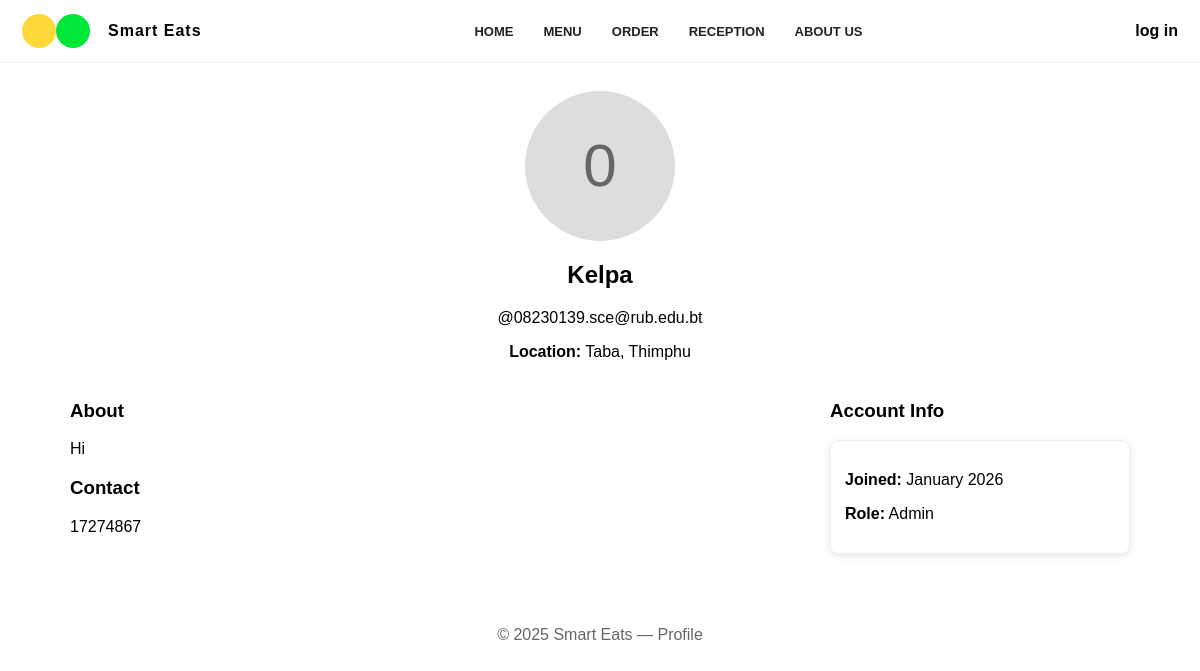
Page /profile/08230139.sce@rub.edu.bt/ on the committed database.
### ourproject/models.py (models this page shows, shortened)
class Profile(models.Model):
	user = models.OneToOneField(User, on_delete=models.CASCADE, related_name='profile')
	bio = models.TextField(blank=True, help_text="Tell us about yourself")
	avatar = models.ImageField(upload_to='avatars/', blank=True, null=True)
	location = models.CharField(max_length=100, blank=True, help_text="Your location")
	website = models.URLField(blank=True, help_text="Your website or social media")
	phone = models.CharField(max_length=20, blank=True, help_text="Phone number")

### ourproject/views.py (the view)
# urls.py: path('profile/<str:username>/', views.public_profile, name='public_profile'),
def public_profile(request, username):
    try:
        profile_user = User.objects.get(username=username)
        profile = profile_user.profile
        return render(request, 'public_profile.html', {'profile_user': profile_user, 'profile': profile})
    except User.DoesNotExist:
        return redirect('index')

### ourproject/context_processors.py (called while the page is built)
def reception_flag(request):
    try:
        has_received = Order.objects.filter(status='received').exists()
    except Exception:
        has_received = False
    return {'reception_has_received': has_received}

### ourproject/templates/public_profile.html (shortened to what this page needs)
{% load static %}
<!doctype html>
<html lang="en">
<head>
  <link rel="stylesheet" href="{% static 'styles/styles.css' %}">
</head>
<body>
  <header class="header">
    <div class="logo-wrap">
      <div class="logo-circle yellow"></div>
      <div class="logo-circle green"></div>
      <div class="site-title">Smart Eats</div>
    </div>
    <nav class="nav">
      <a href="/">HOME</a>
      <a href="/menu/">MENU</a>
      <a href="/order/">ORDER</a>
      <a href="/reception/">RECEPTION</a>
      <a href="/aboutus/">ABOUT US</a>
    </nav>
    <div class="auth">
      {% if user.is_authenticated %}
        <a href="{% url 'logout' %}">Log out</a>
      {% else %}
        <a href="/login/">log in</a>
      {% endif %}
    </div>
  </header>
  <main class="container">
    <div style="text-align: center; margin-bottom: 20px;">
      {% if profile.avatar %}
        <img src="{{ profile.avatar.url }}" alt="Avatar" style="width: 150px; height: 150px; border-radius: 50%; object-fit: cover; border: 4px solid #ddd;">
      {% else %}
        <div style="width: 150px; height: 150px; border-radius: 50%; background: #ddd; display: inline-block; line-height: 150px; font-size: 60px; color: #666;">
          {{ profile_user.username|slice:":1"|upper }}
        </div>
      {% endif %}
      <h2>{{ profile_user.get_full_name|default:profile_user.username }}</h2>
      <p class="muted">@{{ profile_user.username }}</p>
      {% if profile.location %}
        <p><strong>Location:</strong> {{ profile.location }}</p>
      {% endif %}
    </div>
    <div style="display: flex; gap: 20px;">
      <div style="flex: 1;">
        {% if profile.bio %}
          <h3>About</h3>
          <p>{{ profile.bio }}</p>
        {% endif %}
        {% if profile.phone %}
          <h3>Contact</h3>
          <p>{{ profile.phone }}</p>
        {% endif %}
      </div>
      <div style="width: 300px;">
        <h3>Account Info</h3>
        <div class="card" style="padding: 14px;">
          <p><strong>Joined:</strong> {{ profile_user.date_joined|date:"F Y" }}</p>
          <p><strong>Role:</strong> {% if profile_user.is_staff %}Admin{% else %}Customer{% endif %}</p>
        </div>
      </div>
    </div>
  </main>
  <footer class="footer">© 2025 Smart Eats — Profile</footer>
</body>
</html>

### ourproject/static/styles/styles.css (style rules this page uses)
:root { --accent-green: #00e639; --accent-green-dark: #00c42e; --orange: #ff8a00; --dark-panel: #3b3737; --muted: #f7f3f3; --nav-text: #222; --rounded-pill: 28px; --max-width: 1100px; }
* { box-sizing: border-box }
html, body { height: 100%; margin: 0; padding: 0; font-family: "Poppins", Arial, sans-serif; -webkit-font-smoothing: antialiased }
a { color: inherit; text-decoration: none }
.header { display: flex; align-items: center; justify-content: space-between; padding: 14px 22px; border-bottom: 1px solid rgba(0, 0, 0, 0.06); background: #fff; }
.logo-wrap { display: flex; align-items: center; gap: 8px }
.logo-circle { width: 34px; height: 34px; border-radius: 50% }
.logo-circle.yellow { background: #ffd93b }
.logo-circle.green { background: var(--accent-green); margin-left: -8px }
.site-title { font-weight: 800; margin-left: 10px; font-size: 16px; letter-spacing: 1px }
.nav { display: flex; gap: 18px; align-items: center; justify-content: center; flex: 1 }
.nav a { font-weight: 700; font-size: 13px; color: var(--nav-text); padding: 8px 6px; border-radius: 6px }
.auth { display: flex; gap: 12px; align-items: center }
.auth a { font-weight: 700 }
.container { max-width: var(--max-width); margin: 0 auto; padding: 28px 20px }
.footer { padding: 22px; text-align: center; color: #666; margin-top: 22px }
.card { background: #fff; border-radius: 8px; padding: 20px; box-shadow: 0 2px 8px rgba(0, 0, 0, 0.1); border: 1px solid #f0f0f0; }

### rows in the picture
Profile: location "Taba, Thimphu", bio "Hi", phone "17274867"

### other values in the picture
{{ profile_user.username|slice:":1"|upper }} "0"
{{ profile_user.get_full_name|default:profile_user.username }} "Kelpa"
{{ profile_user.username }} "08230139.sce@rub.edu.bt"
{{ profile_user.date_joined|date:"F Y" }} "January 2026"
